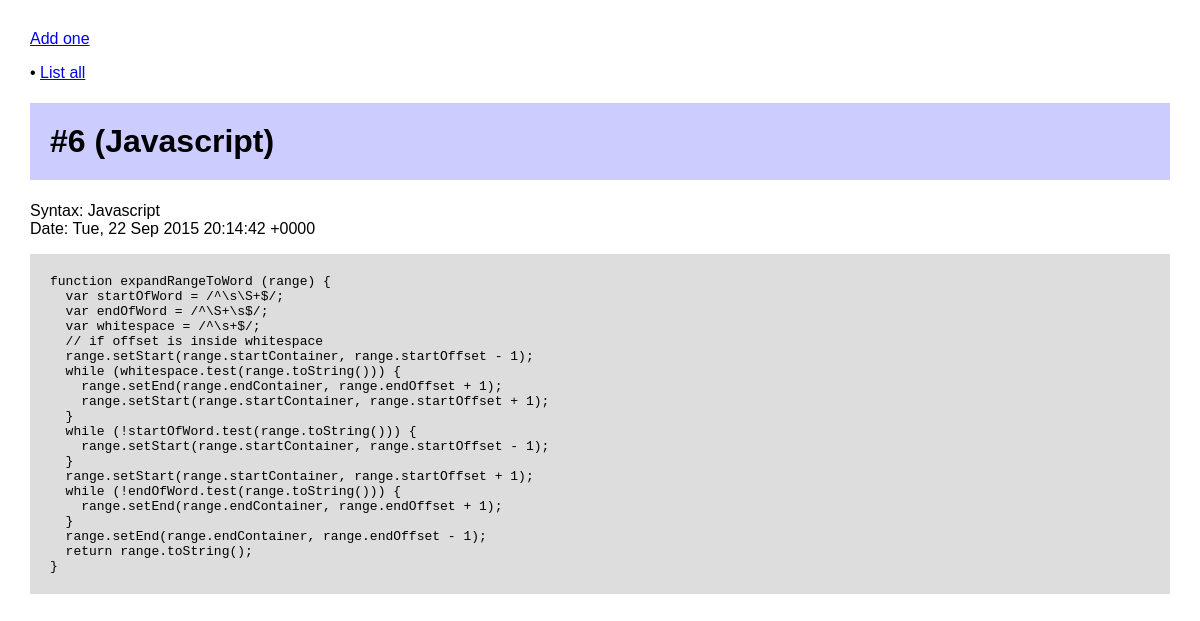
Page /pastebin/6/ on the committed database.
### pastebin/models.py (models this page shows, shortened)
class Paste(models.Model):
    SYNTAX_CHOICES = (
        (0, "Plain"),
        (1, "Python"),
        (2, "HTML"),
        (3, "SQL"),
        (4, "Javascript"),
        (5, "CSS"),
    )
    content = models.TextField()
    title = models.CharField(blank=True, max_length=30)
    syntax = models.IntegerField(choices=SYNTAX_CHOICES, default=0)
    poster = models.CharField(blank=True, max_length=30)
    timestamp = models.DateTimeField(auto_now_add=True, blank=True)
    class Meta:
        ordering = ('-timestamp',)
    def __unicode__(self):
        return "%s (%s)" % (self.title or "#%s" % self.id, self.get_syntax_display())

### pastebin/views.py (the view)
# urls.py: url(r'^(?P<object_id>\d+)/$', views.ObjectDetail.as_view(), name='object_detail'),
class ObjectDetail(generic.DetailView):
    template_name = 'pastebin/paste_detail.html'
    def get_object(self):
       return get_object_or_404(Paste, pk=self.kwargs['object_id'])

### pastebin/templates/pastebin/paste_detail.html (shortened to what this page needs)
{% extends "base.html" %}
{% block content %}
<h1>{{ object }}</h1>
<p>Syntax: {{ object.get_syntax_display }}<br>
Date: {{object.timestamp|date:"r" }}</p>
<code><pre name="code" id="code"   onmousemove="getBlockFromEvent(event);"
   onmouseout="isMouseLeave(this, event));" >{{ object.content }}</pre></code>
{% endblock %}

### pastebin/templates/base.html (style rules this page uses)
body { margin: 30px; font-family: sans-serif; background: #fff; }
h1 { background: #ccf; padding: 20px; }
pre { padding: 20px; background: #ddd; }

### rows in the picture
Paste: title+id+syntax "#6 (Javascript)", syntax "Javascript", timestamp "Tue, 22 Sep 2015 20:14:42 +0000", content "function expandRangeToWord (range) { var startOfWord = /^\\s\\S+$/; var endOfWord = /^\\S+\\s$/; var whitespace = /^\\s+$/; // if offset is inside whitespace range.setStart(range.startContainer, range.startOffset - 1); while (whitespace.test(range.toString())) { range.setEnd(range.endContainer, range.endOffset + 1); range.setStart(range.startContainer, range.startOffset + 1); } while (!startOfWord.test(range.toString())) { range.setStart(range.startContainer, range.startOffset - 1); } range.setStart(range.startContainer, range.startOffset + 1); while (!endOfWord.test(range.toString())) { range.setEnd(range.endContainer, range.endOffset + 1); } range.setEnd(range.endContainer, range.endOffset -…"
